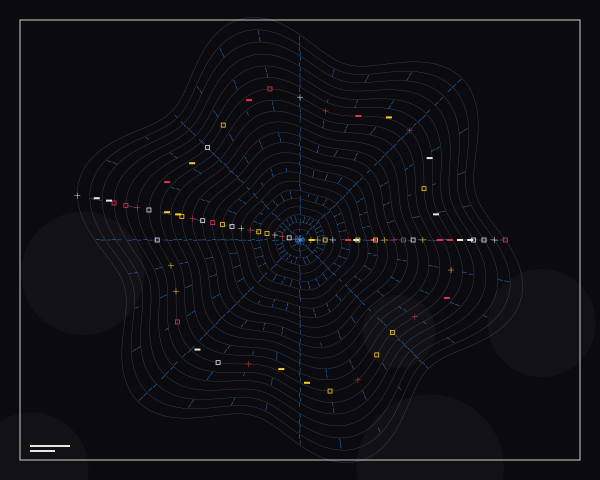

Here is the Python script that generated this plot:
import cairo
import math
import random

# Setup
width, height = 600, 480
surface = cairo.ImageSurface(cairo.FORMAT_ARGB32, width, height)
ctx = cairo.Context(surface)

# Background - Deep Charcoal / Blueprint style
ctx.set_source_rgb(0.04, 0.04, 0.06)
ctx.paint()

# Constants
CX, CY = width / 2, height / 2
MAX_RADIUS = min(width, height) * 0.45
NUM_RINGS = 24
NUM_SPOKES = 32

def draw_glitch_line(ctx, x1, y1, x2, y2, segments=4):
    """Draws a line as a series of slightly offset segments for a 'staccato' effect."""
    dx = (x2 - x1) / segments
    dy = (y2 - y1) / segments
    for i in range(segments):
        if random.random() > 0.1: # Systematic omission
            off_x = random.uniform(-0.5, 0.5)
            off_y = random.uniform(-0.5, 0.5)
            ctx.move_to(x1 + dx * i + off_x, y1 + dy * i + off_y)
            ctx.line_to(x1 + dx * (i + 0.8) + off_x, y1 + dy * (i + 0.8) + off_y)
            ctx.stroke()

def polar_to_cartesian(r, theta, distortion_factor=0.0):
    """Converts polar to cartesian with a radial distortion based on angle."""
    # Radial distortion creates the 'Annotated Flow' movement
    distorted_r = r * (1 + distortion_factor * math.sin(theta * 6))
    x = CX + distorted_r * math.cos(theta)
    y = CY + distorted_r * math.sin(theta)
    return x, y

# --- Layer 1: The Systematic Polar Grid ---
ctx.set_line_width(0.4)
ctx.set_source_rgba(0.8, 0.8, 0.9, 0.3)

for i in range(NUM_RINGS):
    # Non-linear spacing (power function) for depth
    r = math.pow(i / NUM_RINGS, 1.2) * MAX_RADIUS
    
    # Distortion intensity increases with radius
    d_factor = (i / NUM_RINGS) * 0.12
    
    ctx.new_sub_path()
    for step in range(200):
        theta = (step / 200) * 2 * math.pi
        x, y = polar_to_cartesian(r, theta, d_factor)
        if step == 0:
            ctx.move_to(x, y)
        else:
            ctx.line_to(x, y)
    ctx.close_path()
    ctx.stroke()

# --- Layer 2: Vector Flow Spanning ---
ctx.set_source_rgba(0.2, 0.6, 1.0, 0.6) # Technical Blue
ctx.set_line_width(0.7)

for s in range(NUM_SPOKES):
    theta_base = (s / NUM_SPOKES) * 2 * math.pi
    
    # Draw radial lines with "staccato" breaks
    for i in range(NUM_RINGS - 1):
        r1 = math.pow(i / NUM_RINGS, 1.2) * MAX_RADIUS
        r2 = math.pow((i + 1) / NUM_RINGS, 1.2) * MAX_RADIUS
        
        d1 = (i / NUM_RINGS) * 0.12
        d2 = ((i+1) / NUM_RINGS) * 0.12
        
        x1, y1 = polar_to_cartesian(r1, theta_base, d1)
        x2, y2 = polar_to_cartesian(r2, theta_base, d2)
        
        # Only draw based on a mathematical pattern (Swiss hierarchy)
        if (s % 4 == 0) or (i % 3 == 0):
            draw_glitch_line(ctx, x1, y1, x2, y2, segments=2)

# --- Layer 3: Technical Annotations & Nodes ---
# Colors represent "data states"
node_colors = [
    (0.9, 0.2, 0.3), # Primary Red
    (1.0, 0.8, 0.1), # Primary Yellow
    (0.9, 0.9, 0.9)  # White
]

for i in range(1, NUM_RINGS):
    r = math.pow(i / NUM_RINGS, 1.2) * MAX_RADIUS
    d_factor = (i / NUM_RINGS) * 0.12
    
    for s in range(NUM_SPOKES):
        theta = (s / NUM_SPOKES) * 2 * math.pi
        
        # Place annotations at specific algorithmic intersections
        if (i * s) % 17 == 0:
            x, y = polar_to_cartesian(r, theta, d_factor)
            
            # Select categorical color
            ctx.set_source_rgb(*random.choice(node_colors))
            
            # Draw "Blueprint" Glyphs
            style = random.randint(0, 2)
            if style == 0: # Small Cross
                size = 3
                ctx.move_to(x - size, y)
                ctx.line_to(x + size, y)
                ctx.move_to(x, y - size)
                ctx.line_to(x, y + size)
                ctx.set_line_width(0.5)
                ctx.stroke()
            elif style == 1: # Hollow Square
                size = 2
                ctx.rectangle(x - size, y - size, size * 2, size * 2)
                ctx.set_line_width(0.8)
                ctx.stroke()
            elif style == 2: # Micro Label (Geometric)
                ctx.rectangle(x + 4, y - 1, 6, 2)
                ctx.fill()

# --- Layer 4: Floating Geometric Voids ---
# Large subtle circles to create asymmetrical balance
ctx.set_source_rgba(1, 1, 1, 0.03)
for _ in range(5):
    vx = random.uniform(0, width)
    vy = random.uniform(0, height)
    vr = random.uniform(20, 100)
    ctx.arc(vx, vy, vr, 0, 2 * math.pi)
    ctx.fill()

# --- Final Polish: Frame/Margin ---
ctx.set_source_rgba(1, 1, 1, 0.8)
ctx.set_line_width(1)
margin = 20
ctx.rectangle(margin, margin, width - margin*2, height - margin*2)
ctx.stroke()

# Technical label placeholder (Small rects as typography)
ctx.set_source_rgb(0.9, 0.9, 0.9)
ctx.rectangle(margin + 10, height - margin - 15, 40, 2)
ctx.rectangle(margin + 10, height - margin - 10, 25, 2)
ctx.fill()
